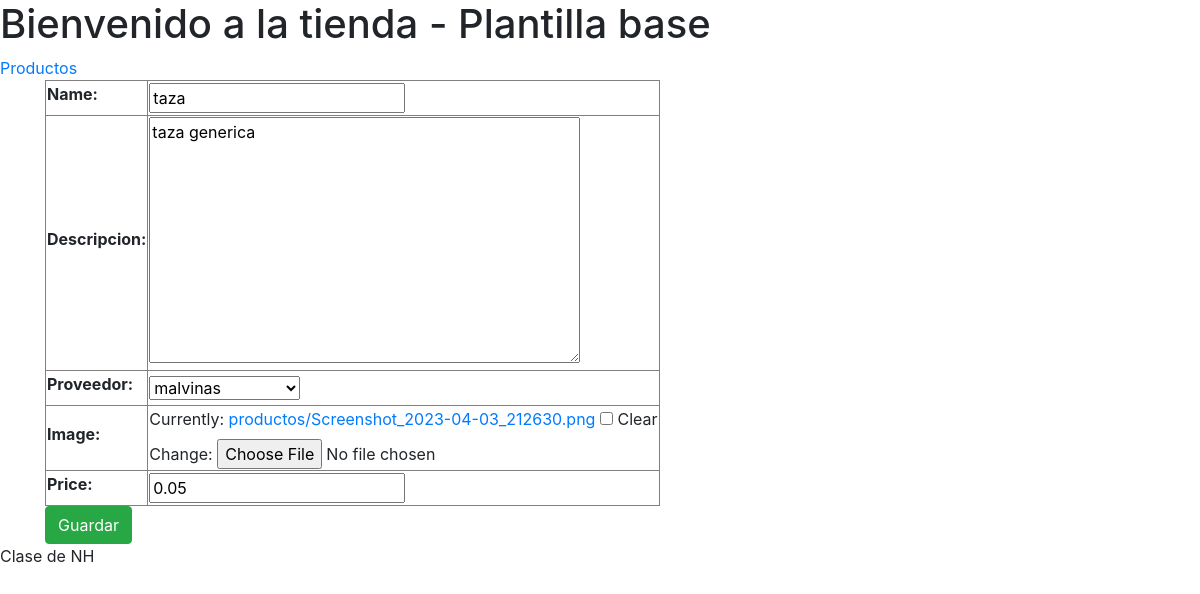
Page /productos/updateview/3/ on the committed database.
### productos/models.py (models this page shows, shortened)
class Producto(models.Model):
    name = models.CharField(max_length=200)
    descripcion = models.TextField()
    price = models.DecimalField(max_digits=10, decimal_places=2)
    image = models.ImageField(upload_to="productos/", null=True, blank=True)
    is_deleted = models.BooleanField(default=False)
    proveedor = models.ForeignKey(
        Proveedor, related_name="productos", on_delete=models.CASCADE
    )

class Proveedor(models.Model):
    name = models.CharField(max_length=100, null=False, blank=False)
    direccion = models.TextField()
    telefono = models.CharField(max_length=15, null=True, blank=True)
    email = models.EmailField(null=True, blank=True)
    def __str__(self):
        return str(self.name)

### productos/views.py (the view)
# urls.py: path('updateview/<int:pk>/',views.ProductoUpdateView.as_view(), name ='product_updateview'),
class ProductoUpdateView(UpdateView):
    model = Producto
    form_class = ProductoForm
    template_name = 'producto/product_form.html'
    success_url = '/productos/'

### productos/forms.py (shortened to what this page needs)
class ProductoForm(forms.ModelForm):
    class Meta:
        model = Producto
        fields = ['name', 'descripcion', 'proveedor','image','price']

### productos/templates/producto/product_form.html (shortened to what this page needs)
{% extends "base.html" %}
{% block content %}
<form method="POST" enctype="multipart/form-data">
    <table border="1">
        {{ form.as_table}}
    </table>
    <button type="submit" class="btn btn-success">Guardar</button>
</form>
{% endblock %}

### rows in the picture
Producto: name "taza", descripcion "taza generica", proveedor "malvinas", price "0.05"
